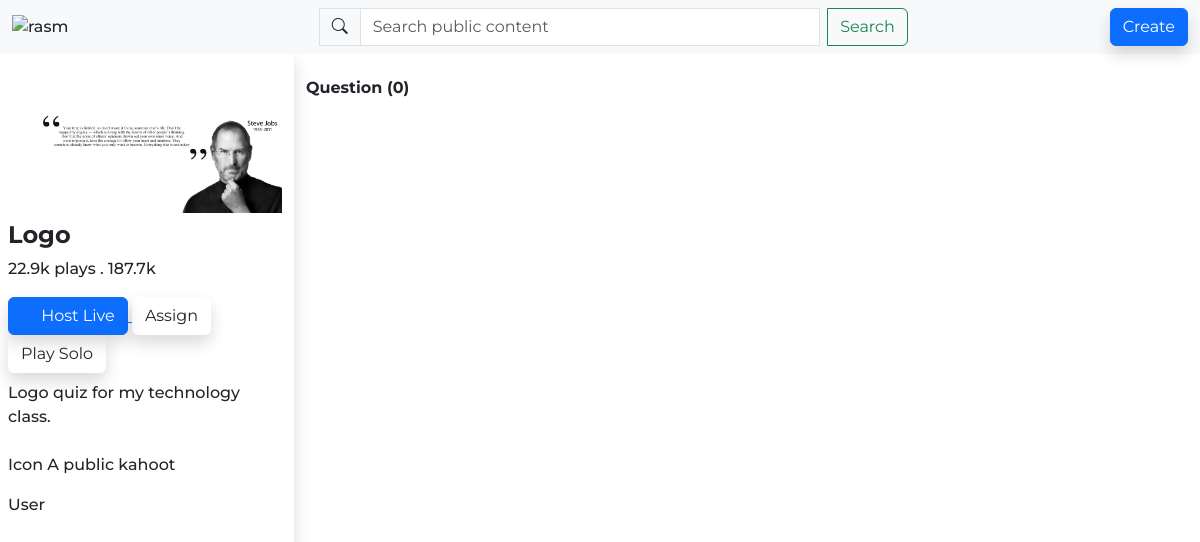
The page /detail/4 on the database as committed earlier.
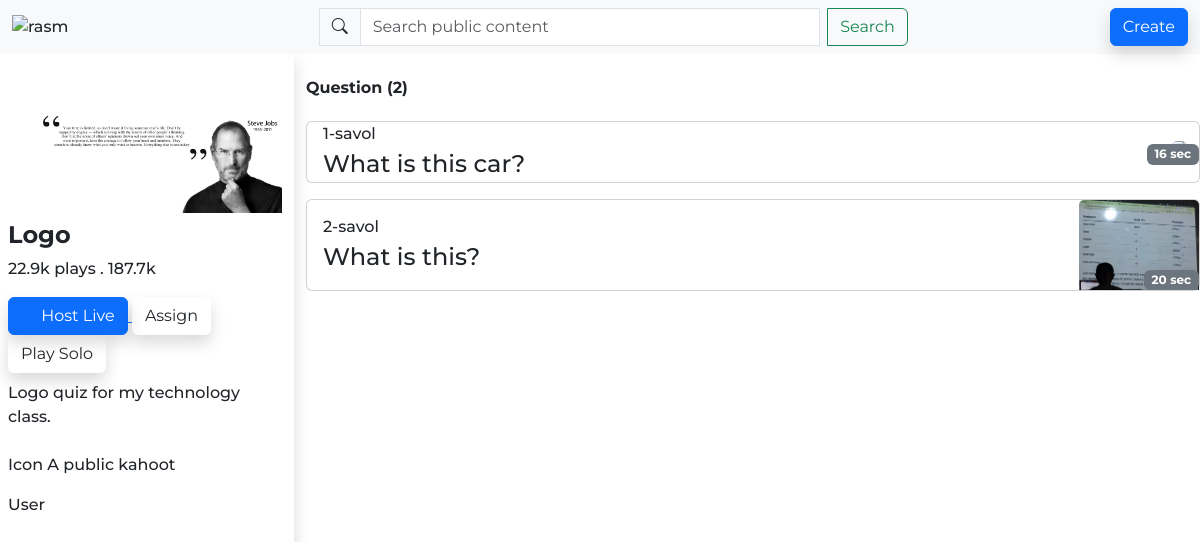
The same page on the database as committed later.
### kahoot/models.py (models this page shows, shortened)
class Category(models.Model):
    author = models.CharField(max_length=100)
    logo = models.ImageField(upload_to='cat_logo/')
    title = models.CharField(max_length=100, unique=True)
    description = models.TextField(blank=True, null=True)

class Question(models.Model):
    category = models.ForeignKey(Category, on_delete=models.CASCADE, related_name='questions')
    logo = models.ImageField(upload_to='quiz_logo/')
    question = models.CharField(max_length=300)
    time = models.PositiveSmallIntegerField(default=10)

### kahoot/views.py (the view)
# urls.py: path('detail/<int:pk>', views.detail_view, name='detail-view'),  # kategoriyaga tegishli savollarni ko'rish uchun.
def detail_view(request, pk):
    category = get_object_or_404(Category, id=pk)
    context = {
        'category': category,
    }
    return render(request, 'kahoot/detail.html', context)

### templates/kahoot/detail.html (shortened to what this page needs)
{% extends '_base.html' %}
{% load static %}
{% block content %}
    <div class="row">
        <div class="col-3 shadow" style="min-height: 100vh!important;">
            <img class="img-fluid"
                 src="{{ category.logo.url }}"
                 alt="rasm">
            <div class="p-2">
                <h4 class="fw-bold">Logo</h4>
                <p>22.9k plays . 187.7k</p>
                <a href="{% url 'create_game' %}">
                    <button class="btn btn-primary shadow">
                        Host Live
                    </button>
                </a>
                <button class="btn btn-body-tertiary shadow">Assign</button>
                <button class="btn btn-body-tertiary shadow">Play Solo</button>
                <p class="py-2">Logo quiz for my technology class.</p>
                <p> Icon A public kahoot</p>
                User
            </div>
        </div>
        <div class="col-9">
            <h6 class="my-2 my-4"><b>Question ({{ category.questions.all.count }}) </b></h6>
            <div class="accordion accordion-flush" id="accordionFlushExample">
                {% for quiz in category.questions.all %}
                    <div class="card w-100 mb-3" style="width: 18rem;" data-bs-toggle="collapse"
                         data-bs-target="#flush-collapse{{ quiz.id }}" aria-expanded="false"
                         aria-controls="flush-collapseOne">
                        <div class="card-body d-flex justify-content-between align-items-center p-0">
                            <p class="w-75 px-3 m-0">
                                <span>{{ forloop.counter }}-savol</span>
                                <br>
                                <span class="fs-4">{{ quiz.question }}</span>
                            </p>
                            <div class="position-relative">
                                <img src="{{ quiz.logo.url }}"
                                     class="card-img-top w-100" alt="..." style=" max-width: 200px; max-height: 90px;">
                                <span class="badge text-bg-secondary position-absolute bottom-0 end-0">{{ quiz.time }} sec</span>
                            </div>
                        </div>
                    </div>
                {% endfor %}
            </div>
        </div>
    </div>
{% endblock %}

### templates/_base.html (shortened to what this page needs)
<!doctype html>
<html lang="en">
<head>
    {% load static %}
    <link href="https://cdn.jsdelivr.net/npm/bootstrap@5.3.3/dist/css/bootstrap.min.css" rel="stylesheet"
>
    <link rel="stylesheet" href="https://cdn.jsdelivr.net/npm/bootstrap-icons@1.11.3/font/bootstrap-icons.min.css">
    <link rel="stylesheet" href="{% static 'css/style.css' %}">
</head>
<body>
{% include 'kahoot/navbar.html' %}
{% block content %}
{% endblock %}
</body>
</html>

### templates/kahoot/navbar.html (shortened to what this page needs)
<nav class="navbar bg-body-tertiary sticky-top">
    <div class="container-fluid">
        <img style="width: 9%;" src="https://1000logos.net/wp-content/uploads/2022/02/Kahoot-Logo.png" alt="rasm">
        <form class="d-flex w-50 input-group rounded" role="search" method="GET" action="{% url 'home-view' %}">
            <label class="input-group-text" id="basic-addon1" for="search">
                <i class="bi bi-search"></i>
            </label>
            <input class="form-control me-2" type="search" placeholder="Search public content" aria-label="Search"
                   id="search" name="search" value="{{ search }}">
            <button class="btn btn-outline-success" type="submit">Search</button>
        </form>
        <a href="{% url 'list-create' %}"><button class="btn btn-primary shadow">Create</button></a>
    </div>
</nav>

### kahoot/static/css/style.css (style rules this page uses)
* { margin: 0; padding: 0; box-sizing: border-box; }
body { font-family: "Montserrat", sans-serif; font-optical-sizing: auto; font-weight: 500; font-style: normal; }

Rows that differ between the two databases and show on the page:
computed for Category: questions.all.count "0" → "2"
added Question: question "What is this car?", time "16"
added Question: question "What is this?", logo (picture), time "20"
